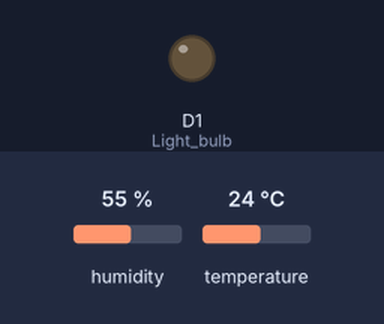
Recording of a sketch running on a simulated ESP8266 (NodeMCU). Parts: output pins drawn as LEDs (lit = HIGH). Inputs (shaded band) come from the test bench; at power-on: humidity 55 %, temperature 24 °C. WiFi joins after 1.5 s; servers stay silent unless stated; the Firebase database answers and starts empty; what the sketch prints to the serial monitor is not drawn.

Above: at 0.1 s.
At 2.0 s:
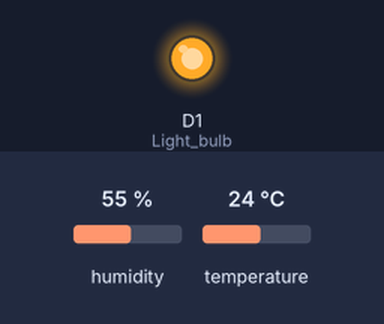
Timing chart, 0 to 3.5 s (numbered marks = the images above):
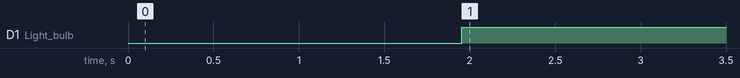

The sketch:

Firebase_basic.ino
```cpp
#include <ESP8266WiFi.h>
#include <FirebaseArduino.h>
#include "DHT.h"


#define WIFI_SSID       "Anuson"
#define WIFI_PASSWORD   "12345678"

#define FIREBASE_HOST "app-host-2c179.firebaseio.com"
#define FIREBASE_AUTH "bKXwX7BBivkq2GvJKWwa3sz2Mf78erPFb71vXM70"

#define DHTPIN D2 // what digital pin we're connected to
#define DHTTYPE DHT11 // DHT 11

DHT dht(DHTPIN, DHTTYPE);

const int Light_bulb = D1;

void setup() {
  // put your setup code here, to run once:
  Serial.begin(115200);


  Serial.println(WiFi.localIP());
  WiFi.begin(WIFI_SSID, WIFI_PASSWORD);
  Serial.print("connecting");
  while (WiFi.status() != WL_CONNECTED) {
    Serial.print(".");
    delay(500);
  }
  Serial.println();
  Serial.print("connected: ");
  Serial.println(WiFi.localIP());

  pinMode(Light_bulb, OUTPUT);

  Firebase.begin(FIREBASE_HOST, FIREBASE_AUTH);
  Firebase.setInt("device/Light_bulb/control", 1);


  Serial.println("DHTxx test!");
  dht.begin();

}

void loop() {
  // put your main code here, to run repeatedly:

  int L = Firebase.getInt("device/Light_bulb/control");
  digitalWrite(Light_bulb, Firebase.getInt("device/Light_bulb/control"));
  Serial.println(L);
  delay(1000);

  float h = dht.readHumidity();
  float t = dht.readTemperature();
  float f = dht.readTemperature(true);

  if (isnan(h) || isnan(t) || isnan(f)) {
      Serial.println("Failed to read from DHT sensor!");
      return;
  }

  Serial.print("Humidity: ");
  Serial.print(h);
  Firebase.setInt("device/Humidity/control", h);
  Serial.print(" %\t");
  Serial.print("Temperature: ");
  Serial.print(t);
  Firebase.setInt("device/Temperature_Celsius/control", t);
  Serial.print(" *C ");
  Serial.print(f);
  Firebase.setInt("device/Temperature_Fahrenheit/control", f);
  Serial.print(" *F\t\n");

}
```

Measured:
- by itself, D1 (Light_bulb): LOW → HIGH at 2.0 s
